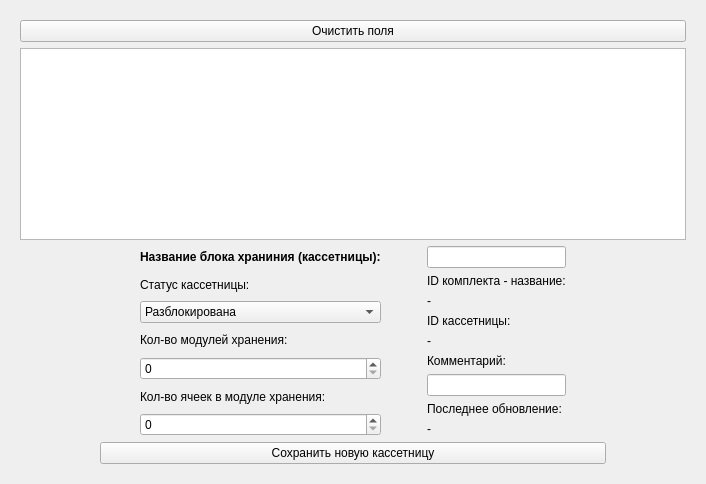
                <widget class="QWidget" name="tab_14">
                 <attribute name="title">
                  <string>Блоки хранения</string>
                 </attribute>
                 <layout class="QGridLayout" name="gridLayout_6">
                  <item row="0" column="0">
                   <widget class="QFrame" name="frame_2">
                    <layout class="QGridLayout" name="gridLayout_25">
                     <item row="2" column="0">
                      <layout class="QHBoxLayout" name="horizontalLayout_20">
                       <item>
                        <spacer name="horizontalSpacer_60">
                         <property name="orientation">
                          <enum>Qt::Orientation::Vertical</enum>
                         </property>
                         <property name="sizeHint" stdset="0">
                          <size>
                           <width>40</width>
                           <height>20</height>
                          </size>
                         </property>
                        </spacer>
                       </item>
                       <item>
                        <spacer name="horizontalSpacer_61">
                         <property name="orientation">
                          <enum>Qt::Orientation::Vertical</enum>
                         </property>
                         <property name="sizeHint" stdset="0">
                          <size>
                           <width>40</width>
                           <height>20</height>
                          </size>
                         </property>
                        </spacer>
                       </item>
                       <item>
                        <layout class="QVBoxLayout" name="areaSetOne_2">
                         <item>
                          <layout class="QHBoxLayout" name="horizontalLayout_28"/>
                         </item>
                         <item>
                          <layout class="QHBoxLayout" name="horizontalLayout_32">
                           <item>
                            <spacer name="horizontalSpacer_63">
                             <property name="orientation">
                              <enum>Qt::Orientation::Vertical</enum>
                             </property>
                             <property name="sizeHint" stdset="0">
                              <size>
                               <width>40</width>
                               <height>20</height>
                              </size>
                             </property>
                            </spacer>
                           </item>
                           <item>
                            <layout class="QVBoxLayout" name="verticalLayout_33">
                             <item>
                              <widget class="QLabel" name="label_109">
                               <property name="font">
                                <font>
                                 <bold>true</bold>
                                </font>
                               </property>
                               <property name="text">
                                <string>Название блока храниния (кассетницы):</string>
                               </property>
                              </widget>
                             </item>
                             <item>
                              <widget class="QLabel" name="label_76">
                               <property name="text">
                                <string>Статус кассетницы:</string>
                               </property>
                              </widget>
                             </item>
                             <item>
                              <widget class="QComboBox" name="comboKasStatus">
                               <item>
                                <property name="text">
                                 <string>Разблокирована</string>
                                </property>
                               </item>
                               <item>
                                <property name="text">
                                 <string>Заблокирована</string>
                                </property>
                               </item>
                              </widget>
                             </item>
                             <item>
                              <widget class="QLabel" name="label_105">
                               <property name="text">
                                <string>Кол-во модулей хранения:</string>
                               </property>
                              </widget>
                             </item>
                             <item>
                              <widget class="QSpinBox" name="inputIntKasLenght"/>
                             </item>
                             <item>
                              <widget class="QLabel" name="label_106">
                               <property name="text">
                                <string>Кол-во ячеек в модуле хранения:</string>
                               </property>
                              </widget>
                             </item>
                             <item>
                              <widget class="QSpinBox" name="inputIntKasWidth"/>
                             </item>
                            </layout>
                           </item>
                           <item>
                            <spacer name="horizontalSpacer_64">
                             <property name="orientation">
                              <enum>Qt::Orientation::Vertical</enum>
                             </property>
                             <property name="sizeHint" stdset="0">
                              <size>
                               <width>40</width>
                               <height>20</height>
                              </size>
                             </property>
                            </spacer>
                           </item>
                           <item>
                            <layout class="QVBoxLayout" name="verticalLayout_34">
                             <item>
                              <widget class="QLineEdit" name="inputKasName"/>
                             </item>
                             <item>
                              <widget class="QLabel" name="label_103">
                               <property name="text">
                                <string>ID комплекта - название:</string>
                               </property>
                              </widget>
                             </item>
                             <item>
                              <widget class="QLabel" name="textSetId_2">
                               <property name="text">
                                <string>-</string>
                               </property>
                              </widget>
                             </item>
                             <item>
                              <widget class="QLabel" name="label_104">
                               <property name="text">
                                <string>ID кассетницы:</string>
                               </property>
                              </widget>
                             </item>
                             <item>
                              <widget class="QLabel" name="textKasId">
                               <property name="text">
                                <string>-</string>
                               </property>
                              </widget>
                             </item>
                             <item>
                              <widget class="QLabel" name="label_79">
                               <property name="text">
                                <string>Комментарий:</string>
                               </property>
                              </widget>
                             </item>
                             <item>
                              <widget class="QLineEdit" name="inputKasNote"/>
                             </item>
                             <item>
                              <widget class="QLabel" name="label_75">
                               <property name="text">
                                <string>Последнее обновление:</string>
                               </property>
                              </widget>
                             </item>
                             <item>
                              <layout class="QHBoxLayout" name="horizontalLayout_34">
                               <item>
                                <widget class="QLabel" name="dateKasLastUpdate">
                                 <property name="text">
                                  <string>-</string>
                                 </property>
                                </widget>
                               </item>
                              </layout>
                             </item>
                            </layout>
                           </item>
                           <item>
                            <spacer name="horizontalSpacer_65">
                             <property name="orientation">
                              <enum>Qt::Orientation::Vertical</enum>
                             </property>
                             <property name="sizeHint" stdset="0">
                              <size>
                               <width>40</width>
                               <height>20</height>
                              </size>
                             </property>
                            </spacer>
                           </item>
                          </layout>
                         </item>
                         <item>
                          <layout class="QGridLayout" name="gridLayout_21">
                           <item row="0" column="0">
                            <widget class="QPushButton" name="btnKasSave">
                             <property name="text">
                              <string>Сохранить новую кассетницу</string>
                             </property>
                            </widget>
                           </item>
                          </layout>
                         </item>
                        </layout>
                       </item>
                       <item>
                        <spacer name="horizontalSpacer_66">
                         <property name="orientation">
                          <enum>Qt::Orientation::Vertical</enum>
                         </property>
                         <property name="sizeHint" stdset="0">
                          <size>
                           <width>40</width>
                           <height>20</height>
                          </size>
                         </property>
                        </spacer>
                       </item>
                       <item>
                        <spacer name="horizontalSpacer_67">
                         <property name="orientation">
                          <enum>Qt::Orientation::Vertical</enum>
                         </property>
                         <property name="sizeHint" stdset="0">
                          <size>
                           <width>40</width>
                           <height>20</height>
                          </size>
                         </property>
                        </spacer>
                       </item>
                      </layout>
                     </item>
                     <item row="1" column="0">
                      <widget class="QTableView" name="tableView_kas">
                       <property name="minimumSize">
                        <size>
                         <width>0</width>
                         <height>150</height>
                        </size>
                       </property>
                       <property name="maximumSize">
                        <size>
                         <width>16777215</width>
                         <height>300</height>
                        </size>
                       </property>
                      </widget>
                     </item>
                     <item row="0" column="0">
                      <widget class="QPushButton" name="btnKasCreateNew">
                       <property name="text">
                        <string>Очистить поля</string>
                       </property>
                      </widget>
                     </item>
                    </layout>
                   </widget>
                  </item>
                 </layout>
                </widget>
